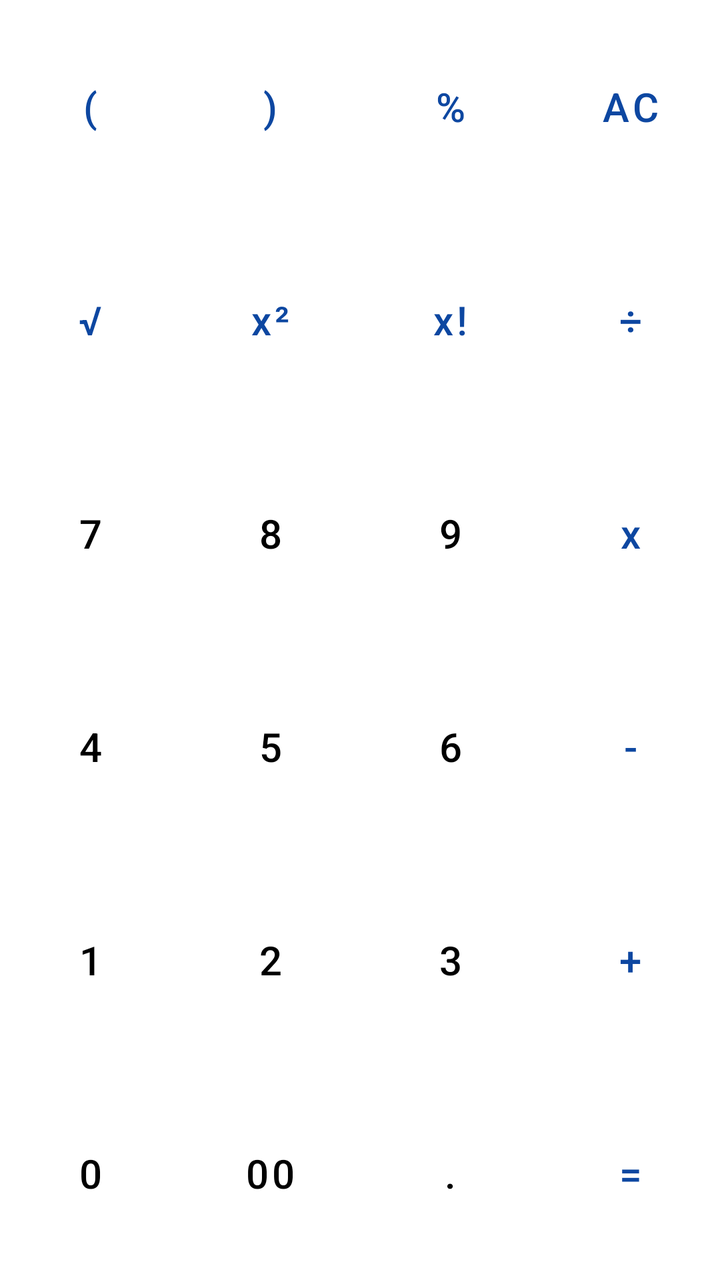
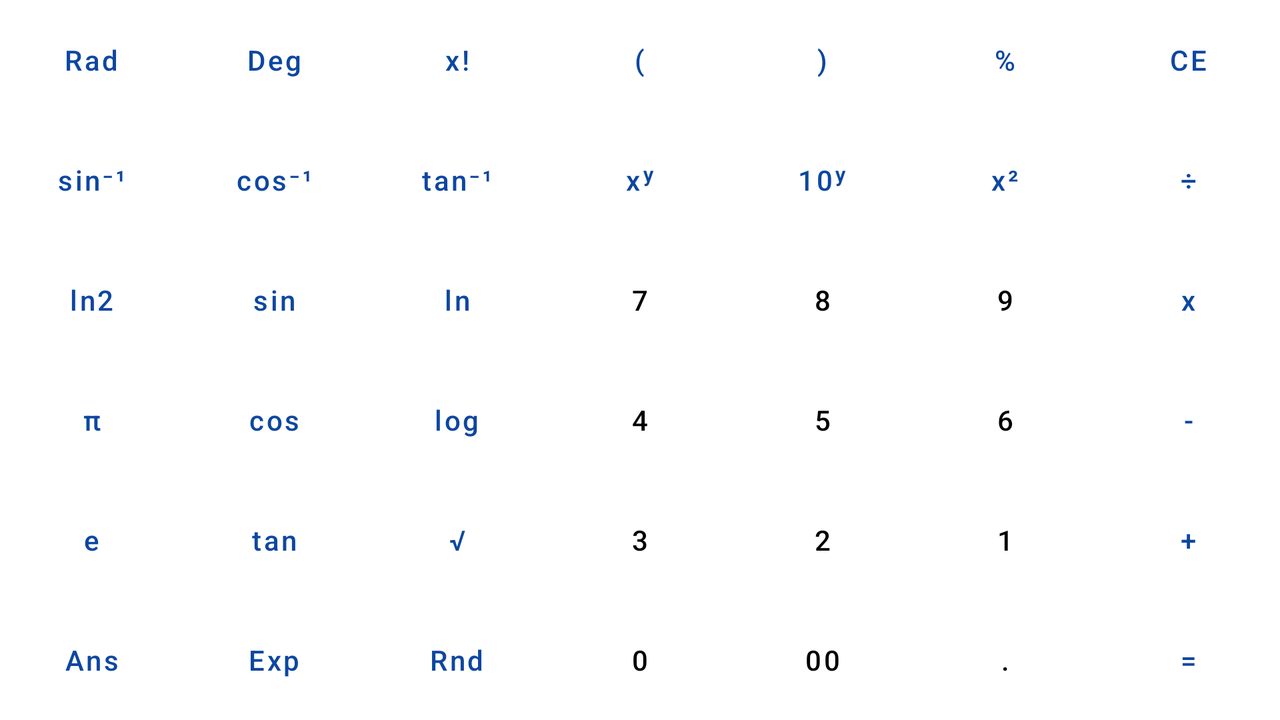

An Android layout and its configuration variant, each rendered on a device that would load it. The default file and the variant file are quoted in full after the pictures.
<!-- AndroidManifest.xml: application theme Theme.MCCalculator -->
<!-- res/layout/keyboard_main.xml -->
<?xml version="1.0" encoding="utf-8"?>
<TableLayout xmlns:android="http://schemas.android.com/apk/res/android"
    android:id="@+id/keyboard"
    android:layout_width="match_parent"
    android:layout_height="match_parent">

    <TableRow android:layout_weight="1">
        <com.google.android.material.button.MaterialButton
            android:id="@+id/leftBracketBtn"
            android:layout_width="0dp"
            android:layout_height="match_parent"
            android:layout_weight="1"
            style="@style/TextBtn.Large"
            android:text="@string/left_bracket" />
        <com.google.android.material.button.MaterialButton
            android:id="@+id/rightBracketBtn"
            android:layout_width="0dp"
            android:layout_height="match_parent"
            android:layout_weight="1"
            style="@style/TextBtn.Large"
            android:text="@string/right_bracket" />
        <com.google.android.material.button.MaterialButton
            android:id="@+id/percentBtn"
            android:layout_width="0dp"
            android:layout_height="match_parent"
            android:layout_weight="1"
            style="@style/TextBtn.Large"
            android:text="@string/percent" />
        <com.google.android.material.button.MaterialButton
            android:id="@+id/clearBtn"
            android:layout_width="0dp"
            android:layout_height="match_parent"
            android:layout_weight="1"
            style="@style/TextBtn.Large"
            android:text="@string/clearAll" />
    </TableRow>

    <TableRow android:layout_weight="1">
        <com.google.android.material.button.MaterialButton
            android:id="@+id/sqrtBtn"
            android:layout_width="0dp"
            android:layout_height="match_parent"
            android:layout_weight="1"
            style="@style/TextBtn.Large"
            android:text="@string/square_root" />
        <com.google.android.material.button.MaterialButton
            android:id="@+id/squaredBtn"
            android:layout_width="0dp"
            android:layout_height="match_parent"
            android:layout_weight="1"
            style="@style/TextBtn.Large"
            android:text="@string/squared" />
        <com.google.android.material.button.MaterialButton
            android:id="@+id/factorialBtn"
            android:layout_width="0dp"
            android:layout_height="match_parent"
            android:layout_weight="1"
            style="@style/TextBtn.Large"
            android:text="@string/factorial" />
        <com.google.android.material.button.MaterialButton
            android:id="@+id/divideBtn"
            android:layout_width="0dp"
            android:layout_height="match_parent"
            android:layout_weight="1"
            style="@style/TextBtn.Large"
            android:text="@string/divide" />
    </TableRow>

    <TableRow android:layout_weight="1">
        <com.google.android.material.button.MaterialButton
            android:id="@+id/digit7Btn"
            android:layout_width="0dp"
            android:layout_height="match_parent"
            android:layout_weight="1"
            style="@style/TextBtn.Large.Secondary"
            android:text="@string/digit_seven" />
        <com.google.android.material.button.MaterialButton
            android:id="@+id/digit8Btn"
            android:layout_width="0dp"
            android:layout_height="match_parent"
            android:layout_weight="1"
            style="@style/TextBtn.Large.Secondary"
            android:text="@string/digit_eight" />
        <com.google.android.material.button.MaterialButton
            android:id="@+id/digit9Btn"
            android:layout_width="0dp"
            android:layout_height="match_parent"
            android:layout_weight="1"
            style="@style/TextBtn.Large.Secondary"
            android:text="@string/digit_nine" />
        <com.google.android.material.button.MaterialButton
            android:id="@+id/multiplyBtn"
            android:layout_width="0dp"
            android:layout_height="match_parent"
            android:layout_weight="1"
            style="@style/TextBtn.Large"
            android:text="@string/multiply" />
    </TableRow>

    <TableRow android:layout_weight="1">
        <com.google.android.material.button.MaterialButton
            android:id="@+id/digit4Btn"
            android:layout_width="0dp"
            android:layout_height="match_parent"
            android:layout_weight="1"
            style="@style/TextBtn.Large.Secondary"
            android:text="@string/digit_four" />
        <com.google.android.material.button.MaterialButton
            android:id="@+id/digit5Btn"
            android:layout_width="0dp"
            android:layout_height="match_parent"
            android:layout_weight="1"
            style="@style/TextBtn.Large.Secondary"
            android:text="@string/digit_five" />
        <com.google.android.material.button.MaterialButton
            android:id="@+id/digit6Btn"
            android:layout_width="0dp"
            android:layout_height="match_parent"
            android:layout_weight="1"
            style="@style/TextBtn.Large.Secondary"
            android:text="@string/digit_six" />
        <com.google.android.material.button.MaterialButton
            android:id="@+id/subtractBtn"
            android:layout_width="0dp"
            android:layout_height="match_parent"
            android:layout_weight="1"
            style="@style/TextBtn.Large"
            android:text="@string/subtract" />
    </TableRow>

    <TableRow android:layout_weight="1">
        <com.google.android.material.button.MaterialButton
            android:id="@+id/digit1Btn"
            android:layout_width="0dp"
            android:layout_height="match_parent"
            android:layout_weight="1"
            style="@style/TextBtn.Large.Secondary"
            android:text="@string/digit_one" />
        <com.google.android.material.button.MaterialButton
            android:id="@+id/digit2Btn"
            android:layout_width="0dp"
            android:layout_height="match_parent"
            android:layout_weight="1"
            style="@style/TextBtn.Large.Secondary"
            android:text="@string/digit_two" />
        <com.google.android.material.button.MaterialButton
            android:id="@+id/digit3Btn"
            android:layout_width="0dp"
            android:layout_height="match_parent"
            android:layout_weight="1"
            style="@style/TextBtn.Large.Secondary"
            android:text="@string/digit_three" />
        <com.google.android.material.button.MaterialButton
            android:id="@+id/addBtn"
            android:layout_width="0dp"
            android:layout_height="match_parent"
            android:layout_weight="1"
            style="@style/TextBtn.Large"
            android:text="@string/add" />
    </TableRow>

    <TableRow android:layout_weight="1">
        <com.google.android.material.button.MaterialButton
            android:id="@+id/digit0Btn"
            android:layout_width="0dp"
            android:layout_height="match_parent"
            android:layout_weight="1"
            style="@style/TextBtn.Large.Secondary"
            android:text="@string/digit_zero" />
        <com.google.android.material.button.MaterialButton
            android:id="@+id/digit00Btn"
            android:layout_width="0dp"
            android:layout_height="match_parent"
            android:layout_weight="1"
            style="@style/TextBtn.Large.Secondary"
            android:text="@string/digit_double_zero" />
        <com.google.android.material.button.MaterialButton
            android:id="@+id/dotBtn"
            android:layout_width="0dp"
            android:layout_height="match_parent"
            android:layout_weight="1"
            style="@style/TextBtn.Large.Secondary"
            android:text="@string/dot" />
        <com.google.android.material.button.MaterialButton
            android:id="@+id/equalsBtn"
            android:layout_width="0dp"
            android:layout_height="match_parent"
            android:layout_weight="1"
            style="@style/TextBtn.Large"
            android:text="@string/equals" />
    </TableRow>
</TableLayout>
<!-- resources referenced by this layout -->
<resources>
  <string name="add">+</string>
  <string name="clearAll">AC</string>
  <string name="digit_double_zero">00</string>
  <string name="digit_eight">8</string>
  <string name="digit_five">5</string>
  <string name="digit_four">4</string>
  <string name="digit_nine">9</string>
  <string name="digit_one">1</string>
  <string name="digit_seven">7</string>
  <string name="digit_six">6</string>
  <string name="digit_three">3</string>
  <string name="digit_two">2</string>
  <string name="digit_zero">0</string>
  <string name="divide">÷</string>
  <string name="dot">.</string>
  <string name="equals">=</string>
  <string name="factorial">x!</string>
  <string name="left_bracket">(</string>
  <string name="multiply">x</string>
  <string name="percent">%</string>
  <string name="right_bracket">)</string>
  <string name="square_root">√</string>
  <string name="squared">x²</string>
  <string name="subtract">-</string>
  <style name="TextBtn.Large" parent="Widget.MaterialComponents.Button.TextButton">
          <item name="android:layout_width">0dp</item>
          <item name="android:layout_height">0dp</item>
          <item name="android:textColor">@color/blue_500</item>
          <item name="android:textSize">20sp</item>
          <item name="android:insetLeft">4dp</item>
          <item name="android:insetRight">4dp</item>b
          <item name="android:insetTop">4dp</item>
          <item name="android:insetBottom">4dp</item>
          <item name="textAllCaps">false</item>
      </style>
  <style name="TextBtn.Large.Secondary" parent="TextBtn.Large">
          <item name="android:textColor">@color/black</item>
      </style>
  <!-- from res/values-v27/ -->
  <style name="Theme.MCCalculator" parent="Theme.MaterialComponents.DayNight.DarkActionBar">
          <item name="colorPrimary">@color/blue_500</item>
          <item name="colorPrimaryVariant">@color/blue_700</item>
          <item name="colorOnPrimary">@color/white</item>
          <item name="colorSecondary">@color/yellow_500</item>
          <item name="colorSecondaryVariant">@color/yellow_500</item>
          <item name="colorOnSecondary">@color/black</item>
          <item name="android:statusBarColor" tools:targetApi="l">?attr/colorPrimaryVariant</item>
          <item name="android:windowLightNavigationBar">false</item>
          <item name="android:navigationBarColor">@color/blue_700</item>
          <item name="historyItemExprTextColor">@color/grey_800</item>
          <item name="historyItemExprResultTextColor">@color/black</item>
          <item name="historyItemDateColor">@color/blue_500</item>
          <item name="historyItemBorderColor">@color/grey_300</item>
          <item name="keyboardBackgroundColor">@color/white</item>
      </style>
  <color name="blue_500">#FF0d47a1</color>
  <color name="black">#FF000000</color>
  <color name="blue_700">#FF002171</color>
  <color name="white">#FFFFFFFF</color>
  <color name="yellow_500">#FFfdd835</color>
  <color name="grey_800">#FF494949</color>
  <color name="grey_300">#FFe0e0e0</color>
</resources>
<!-- res/layout-land/keyboard_main.xml (the repository's variant of the layout above) -->
<!-- drawn on the phone turned sideways -->
<?xml version="1.0" encoding="utf-8"?>
<TableLayout
    xmlns:android="http://schemas.android.com/apk/res/android"
    android:id="@+id/keyboard"
    android:layout_width="match_parent"
    android:layout_height="match_parent">
    
    <TableRow android:layout_weight="1">
        <com.google.android.material.button.MaterialButton
            android:id="@+id/radBtn"
            style="@style/TextBtn.Medium"
            android:layout_width="0dp"
            android:layout_height="match_parent"
            android:layout_weight="1"
            android:text="@string/radians" />
        <com.google.android.material.button.MaterialButton
            android:id="@+id/degBtn"
            android:layout_width="0dp"
            android:layout_height="match_parent"
            android:layout_weight="1"
            style="@style/TextBtn.Medium"
            android:text="@string/degree" />
        <com.google.android.material.button.MaterialButton
            android:id="@+id/factorialBtn"
            android:layout_width="0dp"
            android:layout_height="match_parent"
            android:layout_weight="1"
            style="@style/TextBtn.Medium"
            android:text="@string/factorial" />
        <com.google.android.material.button.MaterialButton
            android:id="@+id/leftBracketBtn"
            android:layout_width="0dp"
            android:layout_height="match_parent"
            android:layout_weight="1"
            style="@style/TextBtn.Medium"
            android:text="@string/left_bracket" />
        <com.google.android.material.button.MaterialButton
            android:id="@+id/rightBracketBtn"
            android:layout_width="0dp"
            android:layout_height="match_parent"
            android:layout_weight="1"
            style="@style/TextBtn.Medium"
            android:text="@string/right_bracket" />
        <com.google.android.material.button.MaterialButton
            android:id="@+id/percentBtn"
            android:layout_width="0dp"
            android:layout_height="match_parent"
            android:layout_weight="1"
            style="@style/TextBtn.Medium"
            android:text="@string/percent" />
        <com.google.android.material.button.MaterialButton
            android:id="@+id/clearBtn"
            android:layout_width="0dp"
            android:layout_height="match_parent"
            android:layout_weight="1"
            style="@style/TextBtn.Medium"
            android:text="@string/clear" />
    </TableRow>

    <TableRow android:layout_weight="1">
        <com.google.android.material.button.MaterialButton
            android:id="@+id/sin1Btn"
            android:layout_width="0dp"
            android:layout_height="match_parent"
            android:layout_weight="1"
            style="@style/TextBtn.Medium"
            android:text="@string/sin_1" />
        <com.google.android.material.button.MaterialButton
            android:id="@+id/cos1Btn"
            android:layout_width="0dp"
            android:layout_height="match_parent"
            android:layout_weight="1"
            style="@style/TextBtn.Medium"
            android:text="@string/cos_1" />
        <com.google.android.material.button.MaterialButton
            android:id="@+id/tan1Btn"
            android:layout_width="0dp"
            android:layout_height="match_parent"
            android:layout_weight="1"
            style="@style/TextBtn.Medium"
            android:text="@string/tan_1" />
        <com.google.android.material.button.MaterialButton
            android:id="@+id/xyBtn"
            android:layout_width="0dp"
            android:layout_height="match_parent"
            android:layout_weight="1"
            style="@style/TextBtn.Medium"
            android:text="@string/x_y" />
        <com.google.android.material.button.MaterialButton
            android:id="@+id/tenYBtn"
            android:layout_width="0dp"
            android:layout_height="match_parent"
            android:layout_weight="1"
            style="@style/TextBtn.Medium"
            android:text="@string/ten_y" />
        <com.google.android.material.button.MaterialButton
            android:id="@+id/squaredBtn"
            android:layout_width="0dp"
            android:layout_height="match_parent"
            android:layout_weight="1"
            style="@style/TextBtn.Medium"
            android:text="@string/squared" />
        <com.google.android.material.button.MaterialButton
            android:id="@+id/divideBtn"
            android:layout_width="0dp"
            android:layout_height="match_parent"
            android:layout_weight="1"
            style="@style/TextBtn.Medium"
            android:text="@string/divide" />
    </TableRow>

    <TableRow android:layout_weight="1">
        <com.google.android.material.button.MaterialButton
            android:id="@+id/ln2Btn"
            android:layout_width="0dp"
            android:layout_height="match_parent"
            android:layout_weight="1"
            style="@style/TextBtn.Medium"
            android:text="@string/ln2" />
        <com.google.android.material.button.MaterialButton
            android:id="@+id/sinBtn"
            android:layout_width="0dp"
            android:layout_height="match_parent"
            android:layout_weight="1"
            style="@style/TextBtn.Medium"
            android:text="@string/sin" />
        <com.google.android.material.button.MaterialButton
            android:id="@+id/lnBtn"
            android:layout_width="0dp"
            android:layout_height="match_parent"
            android:layout_weight="1"
            style="@style/TextBtn.Medium"
            android:text="@string/ln" />
        <com.google.android.material.button.MaterialButton
            android:id="@+id/digit7Btn"
            android:layout_width="0dp"
            android:layout_height="match_parent"
            android:layout_weight="1"
            style="@style/TextBtn.Medium.Secondary"
            android:text="@string/digit_seven" />
        <com.google.android.material.button.MaterialButton
            android:id="@+id/digit8Btn"
            android:layout_width="0dp"
            android:layout_height="match_parent"
            android:layout_weight="1"
            style="@style/TextBtn.Medium.Secondary"
            android:text="@string/digit_eight" />
        <com.google.android.material.button.MaterialButton
            android:id="@+id/digit9Btn"
            android:layout_width="0dp"
            android:layout_height="match_parent"
            android:layout_weight="1"
            style="@style/TextBtn.Medium.Secondary"
            android:text="@string/digit_nine" />
        <com.google.android.material.button.MaterialButton
            android:id="@+id/multiplyBtn"
            android:layout_width="0dp"
            android:layout_height="match_parent"
            android:layout_weight="1"
            style="@style/TextBtn.Medium"
            android:text="@string/multiply" />
    </TableRow>

    <TableRow android:layout_weight="1">
        <com.google.android.material.button.MaterialButton
            android:id="@+id/piBtn"
            android:layout_width="0dp"
            android:layout_height="match_parent"
            android:layout_weight="1"
            style="@style/TextBtn.Medium"
            android:text="@string/PI" />
        <com.google.android.material.button.MaterialButton
            android:id="@+id/cosBtn"
            android:layout_width="0dp"
            android:layout_height="match_parent"
            android:layout_weight="1"
            style="@style/TextBtn.Medium"
            android:text="@string/cos" />
        <com.google.android.material.button.MaterialButton
            android:id="@+id/logBtn"
            style="@style/TextBtn.Medium"
            android:layout_width="0dp"
            android:layout_height="match_parent"
            android:layout_weight="1"
            android:text="@string/log" />
        <com.google.android.material.button.MaterialButton
            android:id="@+id/digit4Btn"
            android:layout_width="0dp"
            android:layout_height="match_parent"
            android:layout_weight="1"
            style="@style/TextBtn.Medium.Secondary"
            android:text="@string/digit_four"/>
        <com.google.android.material.button.MaterialButton
            android:id="@+id/digit5Btn"
            android:layout_width="0dp"
            android:layout_height="match_parent"
            android:layout_weight="1"
            style="@style/TextBtn.Medium.Secondary"
            android:text="@string/digit_five"/>
        <com.google.android.material.button.MaterialButton
            android:id="@+id/digit6Btn"
            android:layout_width="0dp"
            android:layout_height="match_parent"
            android:layout_weight="1"
            style="@style/TextBtn.Medium.Secondary"
            android:text="@string/digit_six"/>
        <com.google.android.material.button.MaterialButton
            android:id="@+id/subtractBtn"
            android:layout_width="0dp"
            android:layout_height="match_parent"
            android:layout_weight="1"
            style="@style/TextBtn.Medium"
            android:text="@string/subtract" />
    </TableRow>

    <TableRow android:layout_weight="1">
        <com.google.android.material.button.MaterialButton
            android:id="@+id/eBtn"
            android:layout_width="0dp"
            android:layout_height="match_parent"
            android:layout_weight="1"
            style="@style/TextBtn.Medium"
            android:text="@string/e" />
        <com.google.android.material.button.MaterialButton
            android:id="@+id/tanBtn"
            android:layout_width="0dp"
            android:layout_height="match_parent"
            android:layout_weight="1"
            style="@style/TextBtn.Medium"
            android:text="@string/tan" />
        <com.google.android.material.button.MaterialButton
            android:id="@+id/sqrtBtn"
            android:layout_width="0dp"
            android:layout_height="match_parent"
            android:layout_weight="1"
            style="@style/TextBtn.Medium"
            android:text="@string/square_root" />
        <com.google.android.material.button.MaterialButton
            android:id="@+id/digit3Btn"
            android:layout_width="0dp"
            android:layout_height="match_parent"
            android:layout_weight="1"
            style="@style/TextBtn.Medium.Secondary"
            android:text="@string/digit_three"/>
        <com.google.android.material.button.MaterialButton
            android:id="@+id/digit2Btn"
            android:layout_width="0dp"
            android:layout_height="match_parent"
            android:layout_weight="1"
            style="@style/TextBtn.Medium.Secondary"
            android:text="@string/digit_two"/>
        <com.google.android.material.button.MaterialButton
            android:id="@+id/digit1Btn"
            android:layout_width="0dp"
            android:layout_height="match_parent"
            android:layout_weight="1"
            style="@style/TextBtn.Medium.Secondary"
            android:text="@string/digit_one"/>
        <com.google.android.material.button.MaterialButton
            android:id="@+id/addBtn"
            android:layout_width="0dp"
            android:layout_height="match_parent"
            android:layout_weight="1"
            style="@style/TextBtn.Medium"
            android:text="@string/add" />
    </TableRow>

    <TableRow android:layout_weight="1">
        <com.google.android.material.button.MaterialButton
            android:id="@+id/ansBtn"
            android:layout_width="0dp"
            android:layout_height="match_parent"
            android:layout_weight="1"
            style="@style/TextBtn.Medium"
            android:text="@string/last_answer" />
        <com.google.android.material.button.MaterialButton
            android:id="@+id/expBtn"
            android:layout_width="0dp"
            android:layout_height="match_parent"
            android:layout_weight="1"
            style="@style/TextBtn.Medium"
            android:text="@string/exponential_function"/>
        <com.google.android.material.button.MaterialButton
            android:id="@+id/rndBtn"
            android:layout_width="0dp"
            android:layout_height="match_parent"
            android:layout_weight="1"
            style="@style/TextBtn.Medium"
            android:text="@string/round"/>
        <com.google.android.material.button.MaterialButton
            android:id="@+id/digit0Btn"
            android:layout_width="0dp"
            android:layout_height="match_parent"
            android:layout_weight="1"
            style="@style/TextBtn.Medium.Secondary"
            android:text="@string/digit_zero"/>
        <com.google.android.material.button.MaterialButton
            android:id="@+id/digit00Btn"
            android:layout_width="0dp"
            android:layout_height="match_parent"
            android:layout_weight="1"
            style="@style/TextBtn.Medium.Secondary"
            android:text="@string/digit_double_zero"/>
        <com.google.android.material.button.MaterialButton
            android:id="@+id/dotBtn"
            android:layout_width="0dp"
            android:layout_height="match_parent"
            android:layout_weight="1"
            style="@style/TextBtn.Medium.Secondary"
            android:text="@string/dot"/>
        <com.google.android.material.button.MaterialButton
            android:id="@+id/equalsBtn"
            android:layout_width="0dp"
            android:layout_height="match_parent"
            android:layout_weight="1"
            style="@style/TextBtn.Medium"
            android:text="@string/equals"/>
    </TableRow>
</TableLayout>
<!-- resources referenced by the variant -->
<!-- as the phone turned sideways resolves them -->
<resources>
  <string name="PI">π</string>
  <string name="add">+</string>
  <string name="clear">CE</string>
  <string name="cos">cos</string>
  <string name="cos_1">cos⁻¹</string>
  <string name="degree">Deg</string>
  <string name="digit_double_zero">00</string>
  <string name="digit_eight">8</string>
  <string name="digit_five">5</string>
  <string name="digit_four">4</string>
  <string name="digit_nine">9</string>
  <string name="digit_one">1</string>
  <string name="digit_seven">7</string>
  <string name="digit_six">6</string>
  <string name="digit_three">3</string>
  <string name="digit_two">2</string>
  <string name="digit_zero">0</string>
  <string name="divide">÷</string>
  <string name="dot">.</string>
  <string name="e">e</string>
  <string name="equals">=</string>
  <string name="exponential_function">Exp</string>
  <string name="factorial">x!</string>
  <string name="last_answer">Ans</string>
  <string name="left_bracket">(</string>
  <string name="ln">ln</string>
  <string name="ln2">ln2</string>
  <string name="log">log</string>
  <string name="multiply">x</string>
  <string name="percent">%</string>
  <string name="radians">Rad</string>
  <string name="right_bracket">)</string>
  <string name="round">Rnd</string>
  <string name="sin">sin</string>
  <string name="sin_1">sin⁻¹</string>
  <string name="square_root">√</string>
  <string name="squared">x²</string>
  <string name="subtract">-</string>
  <string name="tan">tan</string>
  <string name="tan_1">tan⁻¹</string>
  <string name="ten_y">10ʸ</string>
  <string name="x_y">xʸ</string>
  <style name="TextBtn.Medium" parent="Widget.MaterialComponents.Button.TextButton">
          <item name="android:layout_width">0dp</item>
          <item name="android:layout_height">0dp</item>
          <item name="android:textColor">@color/blue_500</item>
          <item name="android:textSize">14sp</item>
          <item name="android:insetLeft">4dp</item>
          <item name="android:insetRight">4dp</item>b
          <item name="android:insetTop">4dp</item>
          <item name="android:insetBottom">4dp</item>
          <item name="textAllCaps">false</item>
      </style>
  <style name="TextBtn.Medium.Secondary" parent="TextBtn.Medium">
          <item name="android:textColor">@color/black</item>
      </style>
  <!-- from res/values-v27/ -->
  <style name="Theme.MCCalculator" parent="Theme.MaterialComponents.DayNight.DarkActionBar">
          <item name="colorPrimary">@color/blue_500</item>
          <item name="colorPrimaryVariant">@color/blue_700</item>
          <item name="colorOnPrimary">@color/white</item>
          <item name="colorSecondary">@color/yellow_500</item>
          <item name="colorSecondaryVariant">@color/yellow_500</item>
          <item name="colorOnSecondary">@color/black</item>
          <item name="android:statusBarColor" tools:targetApi="l">?attr/colorPrimaryVariant</item>
          <item name="android:windowLightNavigationBar">false</item>
          <item name="android:navigationBarColor">@color/blue_700</item>
          <item name="historyItemExprTextColor">@color/grey_800</item>
          <item name="historyItemExprResultTextColor">@color/black</item>
          <item name="historyItemDateColor">@color/blue_500</item>
          <item name="historyItemBorderColor">@color/grey_300</item>
          <item name="keyboardBackgroundColor">@color/white</item>
      </style>
  <color name="blue_500">#FF0d47a1</color>
  <color name="black">#FF000000</color>
  <color name="blue_700">#FF002171</color>
  <color name="white">#FFFFFFFF</color>
  <color name="yellow_500">#FFfdd835</color>
  <color name="grey_800">#FF494949</color>
  <color name="grey_300">#FFe0e0e0</color>
</resources>
